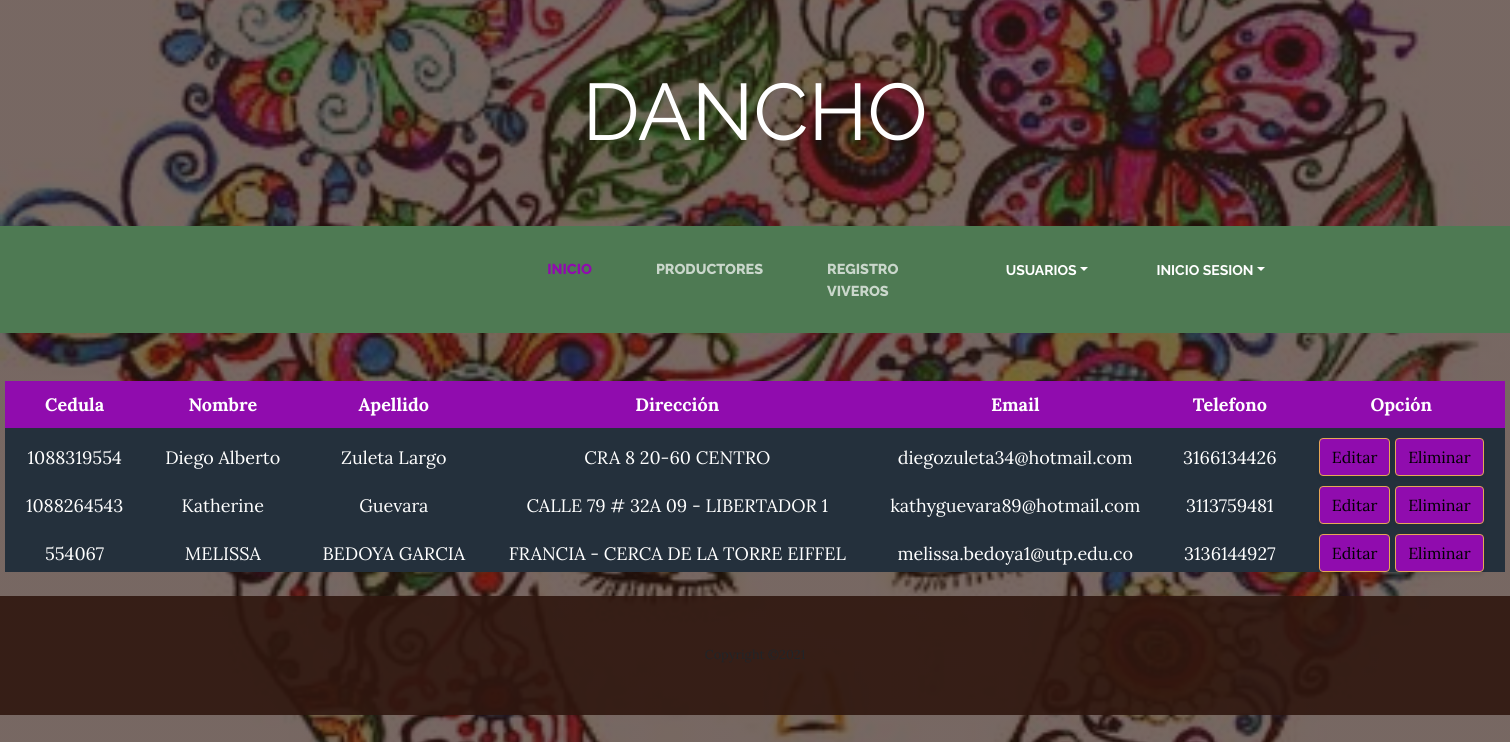
/productor/listarproductor (signed in), run on the app's committed database.
### Productor/models.py (models this page shows, shortened)
class Productor(models.Model):
    numero_documento = models.IntegerField()
    nombre = models.CharField(max_length=30)
    apellido = models.CharField(max_length=30)
    """numero_documento = models.IntegerField()
    numero_documento = models.IntegerField()
    numero_documento = models.IntegerField()
    numero_documento = models.IntegerField()"""
    direccion = models.CharField(max_length=60)
    email = models.EmailField()
    telefono = models.CharField(max_length=10)
    class Meta:
        verbose_name = "productor"
        verbose_name_plural = "productores"

### Productor/views.py (the view)
# urls.py: path('listarproductor', login_required(views.productor_list), name ="listarproductor"),
def productor_list(request):
    productor = Productor.objects.all()
    contexto = {'productores': productor}
    return render(request, 'productor/productoresTabla.html', contexto)

### Usuario/models.py (called while the page is built)
    @property
    def is_staff(self):
        return self.usuario_administrador

### Productor/templates/productor/productoresTabla.html (shortened to what this page needs)
{% extends "vivero/base.html"%}
{% load static %}
{% block content %}
<head>
    <link rel="stylesheet" type="text/css" href="{% static 'css/tablaproductores.css' %}">
</head>
<br>
<br>
<table>
    <thead>
        <tr>
            <th>Cedula</th>
            <th>Nombre</th>
            <th>Apellido</th>
            <th>Dirección</th>
            <th>Email</th>
            <th>Telefono</th>
            <th>Opción</th>
        </tr>
    </thead>
    <tbody>
        {% for productor in productores %}
        <tr>
            <td>{{ productor.numero_documento }}</td>
            <td>{{ productor.nombre }}</td>
            <td>{{ productor.apellido }}</td>
            <td>{{ productor.direccion }}</td>
            <td>{{ productor.email }}</td>
            <td>{{ productor.telefono }}</td>
            <td><a class="btn btn-primary" href="{% url 'editarproductor' productor.id %}" style="color: black;">Editar</a>  <a class="btn btn-primary" href="{% url 'eliminarproductor' productor.id %}" style="color: black;">Eliminar</a></td>
        </tr>
        {% endfor %}
    </tbody>
</table>
<br>
{% endblock %}

### Vivero/templates/Vivero/base.html (shortened to what this page needs)
<!DOCTYPE html>
<html lang="en">
<head>
  {% load static %}
  <link href="{% static 'vendor/bootstrap/css/bootstrap.min.css' %}" rel="stylesheet">
  <link href="{% static 'css/business-casual.min.css' %}" rel="stylesheet">
  <link href="https://cdn.jsdelivr.net/npm/select2@4.1.0-rc.0/dist/css/select2.min.css" rel="stylesheet" />
</head>
<body>
  <h1 class="site-heading text-center text-white d-none d-lg-block">
    <span class="site-heading-lower"><strong>Dancho</strong></span>
  </h1>
  <nav class="navbar navbar-expand-lg navbar-dark py-lg-4" id="mainNav">
    <div class="container">
      <div class="collapse navbar-collapse" id="navbarResponsive">
        <ul class="navbar-nav mx-auto">
          <li class="nav-item active px-lg-4">
            <a class="nav-link text-uppercase text-expanded" href="{% url 'Inicio' %}">Inicio
            </a>
          </li>
          <li class="nav-item px-lg-4">
            <a class="nav-link text-uppercase text-expanded" href="{% url 'Productor' %}">Productores</a>
          </li>
          <li class="nav-item px-lg-4">
            <a class="nav-link text-uppercase text-expanded" href="{% url 'vivero:registro_vivero' %}">Registro Viveros</a>
          </li>
          {% if request.user.is_staff %}
          <li class="menu-item-has-children dropdown">
            <a class="dropdown-toggle" data-toggle="dropdown" aria-haspopup="true" aria-expanded="false" style="position: absolute; top: 17px; left: 30px; font-size: 14px; color: #fff; line-height: 50%;" href=""><strong>USUARIOS</strong></a>
          </li>
          {% endif %}
          <li class="menu-item-has-children dropdown" style="padding-left: 4%;">
            <a class="dropdown-toggle" data-toggle="dropdown" aria-expanded="false" style="padding-left: 4%; font-size: 14px; color: #fff; position: absolute; top: 10px; left: 180px;" href=""><strong> INICIO SESION</strong></a>
          </li>
        </ul>
      </div>
    </div>
  </nav>
    {% block content %}
    {% endblock %}
  <footer class="footer text-faded text-center py-5">
    <div class="container">
      <p class="m-0 small">Copyright &copy;2021</p>
    </div>
  </footer>
</body>
</html>

### static/css/tablaproductores.css (style rules this page uses)
table { width: 1500px; margin: auto; }
th { font-size: 18px; background: #900CAE; color: #fff; padding: 10px 20px; text-align: center; }
td { font-size: 18px; background: #24303c; color: #fff; text-align: center; padding: 10px 20px 0px; }

### data on the page
Productor: numero_documento "1088319554", nombre "Diego Alberto", apellido "Zuleta Largo", direccion "CRA 8 20-60 CENTRO", email "diegozuleta34@hotmail.com", telefono "3166134426"
Productor: numero_documento "1088264543", nombre "Katherine", apellido "Guevara", direccion "CALLE 79 # 32A 09 - LIBERTADOR 1", email "kathyguevara89@hotmail.com", telefono "3113759481"
Productor: numero_documento "554067", nombre "MELISSA", apellido "BEDOYA GARCIA", direccion "FRANCIA - CERCA DE LA TORRE EIFFEL", email "melissa.bedoya1@utp.edu.co", telefono "3136144927"
